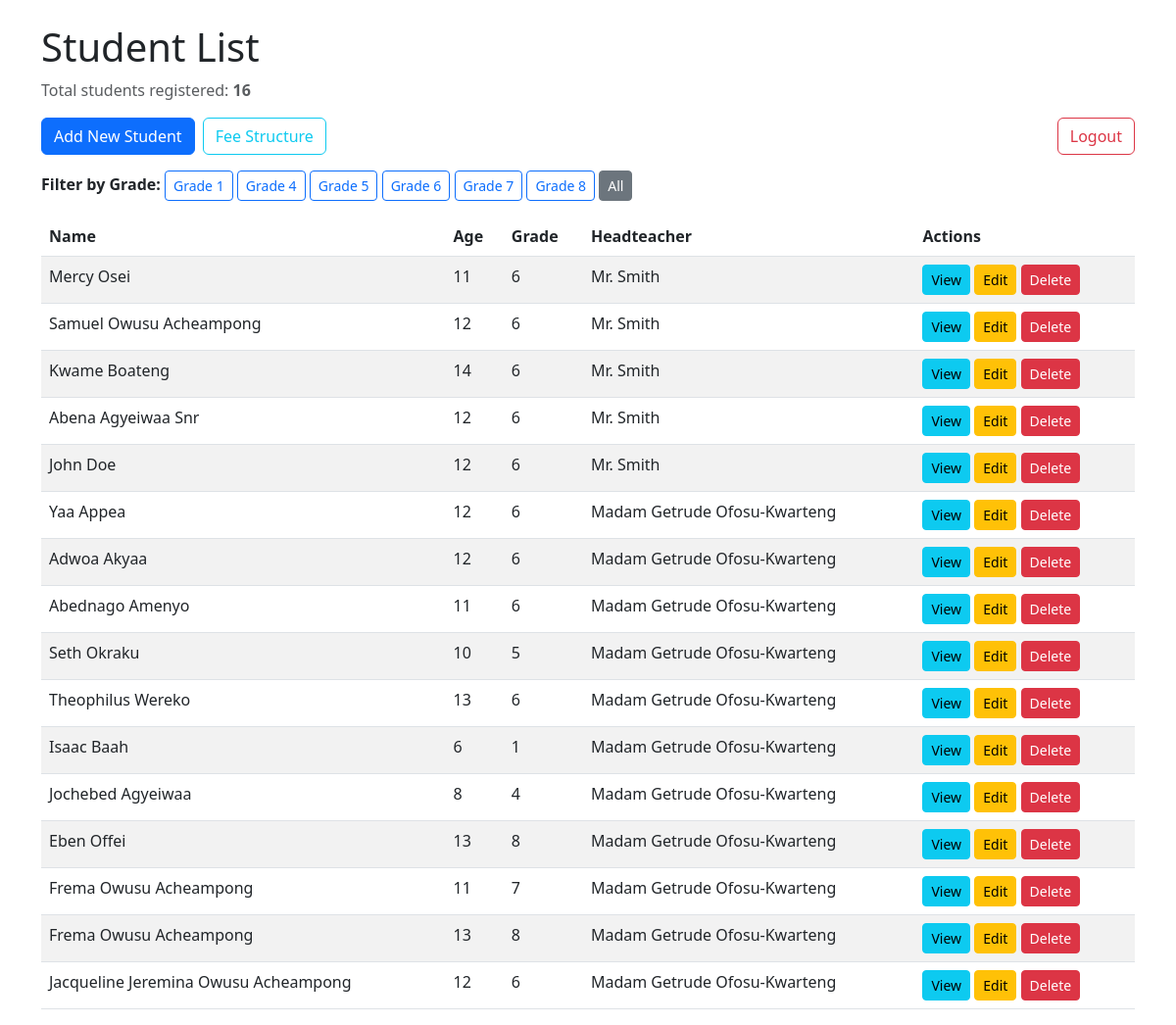
Page /books/ (signed in) on the earlier database version.
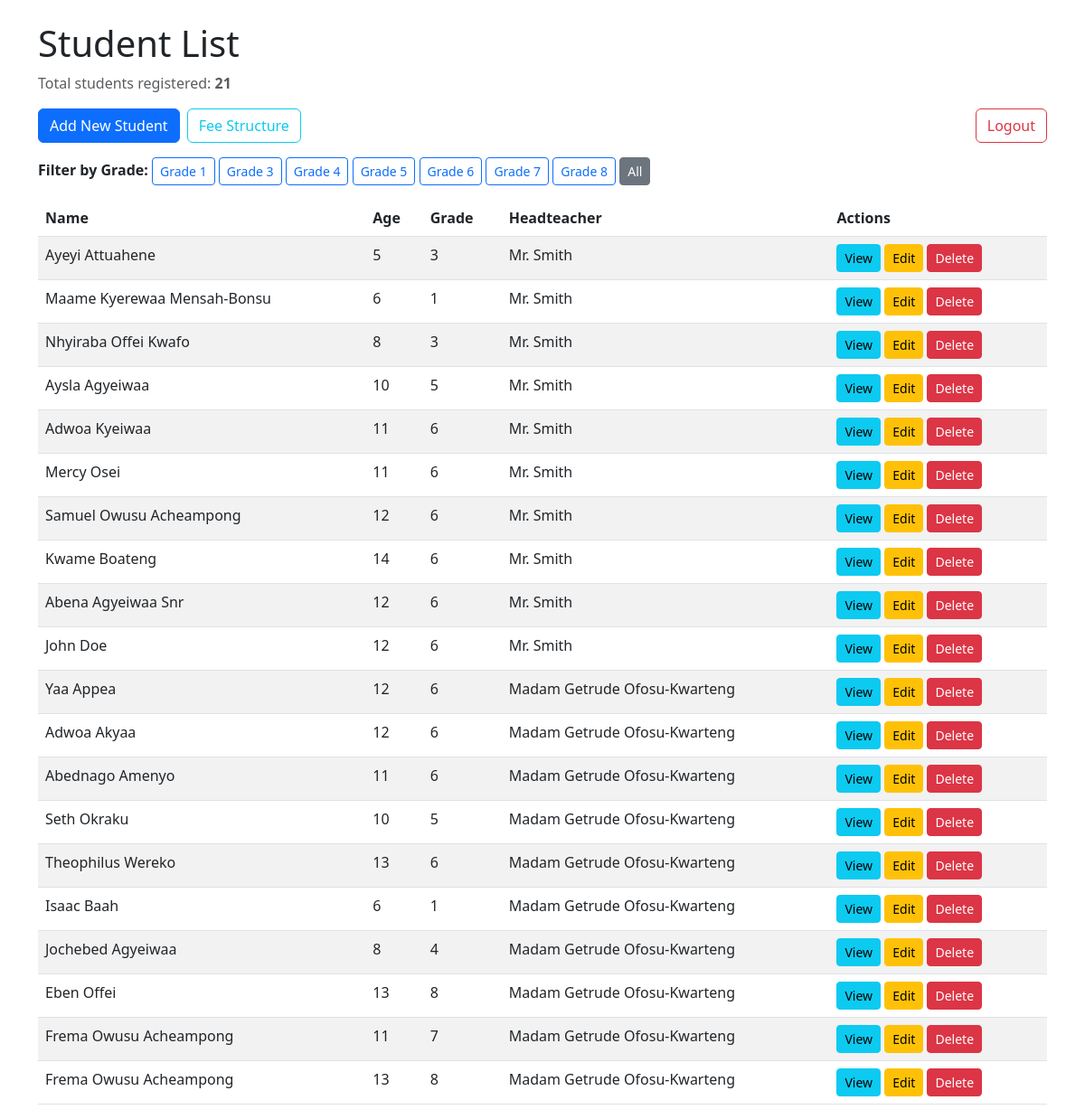
Same page on the later database version.
### book_store/models.py (models this page shows, shortened)
class Student(models.Model):
   name = models.CharField(max_length=100)
   age = models.IntegerField()
   grade = models.IntegerField()
   guardian_name = models.CharField(max_length=100)
   guardian_address = models.TextField()
   headteacher = models.ForeignKey('HeadTeacher', on_delete=models.PROTECT, related_name='students')
   fee_structure = models.ForeignKey(FeeStructure, on_delete=models.SET_NULL, null=True, blank=True)

class HeadTeacher(models.Model):
    name = models.CharField(max_length=100)
    qualification = models.CharField(max_length=100)
    date_appointed = models.DateField()

### book_store/views.py (the view)
# urls.py: path('', StudentListView.as_view(), name='student_list'),
class StudentListView(LoginRequiredMixin, ListView):
    model = Student
    template_name = 'students/student_list.html'
    context_object_name = 'students'
    def get_queryset(self):
        queryset = super().get_queryset().order_by('-id')
        grade = self.kwargs.get('grade')
        if grade is not None:
            return Student.objects.filter(grade=grade).order_by('name')
        return Student.objects.all().order_by('-id')
    def get_context_data(self, **kwargs):
        context = super().get_context_data(**kwargs)
        context['grades'] = Student.objects.values_list('grade', flat=True).distinct().order_by('grade')
        context['selected_grade'] = self.kwargs.get('grade')
        context['total_students'] = Student.objects.count()
        return context

### book_store/templates/students/student_list.html (shortened to what this page needs)
<!DOCTYPE html>
<html lang="en">
<head>
 <link href="https://cdn.jsdelivr.net/npm/bootstrap@5.3.0/dist/css/bootstrap.min.css" rel="stylesheet">
</head>
<body>
  <div class="container mt-4">
    <h1>Student List</h1>
    <p class="text-muted">Total students registered: <strong>{{ total_students }}</strong></p>
    <div class="d-flex align-items-center mb-3">
      <a href="{% url 'student_create' %}" class="btn btn-primary">Add New Student</a>
      <a href="{% url 'fee_structure_list' %}" class="btn btn-outline-info ms-2">Fee Structure</a>
      <form action="{% url 'logout' %}" method="post" class="ms-auto mb-0">
        <button type="submit" class="btn btn-outline-danger">Logout</button>
      </form>
      </div>
  <div class="mb-3">
   <strong>Filter by Grade:</strong>
   {% for grade in grades %}
   <a href="{% url 'student_list_by_grade' grade=grade %}"
    class="btn btn-outline-primary btn-sm {% if selected_grade == grade %}active{% endif %}">
    Grade {{ grade }}
   </a>
   {% endfor %}
   <a href="{% url 'student_list' %}"
    class="btn btn-outline-secondary btn-sm {% if not selected_grade %}active{% endif %}">All</a>
  </div>
  {% if students %}
  <table class="table table-striped">
   <thead>
    <tr>
     <th>Name</th>
     <th>Age</th>
     <th>Grade</th>
     <th>Headteacher</th>
     <th>Actions</th>
    </tr>
   </thead>
   <tbody>
    {% for student in students|slice:":20" %}
    <tr>
     <td>{{ student.name }}</td>
     <td>{{ student.age }}</td>
     <td>{{ student.grade }}</td>
     <td>
      {% if student.headteacher %}
      {{ student.headteacher.name }}
      {% else %}
      Not Assigned
      {% endif %}
     </td>
     <td>
      <a href="{% url 'student_detail' student.pk %}" class="btn btn-info btn-sm">View</a>
      <a href="{% url 'student_update' student.pk %}" class="btn btn-warning btn-sm">Edit</a>
      <a href="{% url 'student_delete' student.pk %}" class="btn btn-danger btn-sm">Delete</a>
     </td>
    </tr>
    {% endfor %}
   </tbody>
  </table>
  {% else %}
  <p>No students found.</p>
  {% endif %}
 </div>
</body>
</html>

Differences in the rows shown:
no longer on this page (row unchanged): Student: name "Jacqueline Jeremina Owusu Acheampong", age "12", grade "6", headteacher.name "Madam Getrude Ofosu-Kwarteng"
added Student: name "Ayeyi Attuahene", age "5", grade "3", headteacher.name "Mr. Smith"
added Student: name "Maame Kyerewaa Mensah-Bonsu", age "6", grade "1", headteacher.name "Mr. Smith"
added Student: name "Nhyiraba Offei Kwafo", age "8", grade "3", headteacher.name "Mr. Smith"
added Student: name "Aysla Agyeiwaa", age "10", grade "5", headteacher.name "Mr. Smith"
added Student: name "Adwoa Kyeiwaa", age "11", grade "6", headteacher.name "Mr. Smith"
Other differences:
{{ total_students }}: "16" → "21"
new list line: "Grade 3"
